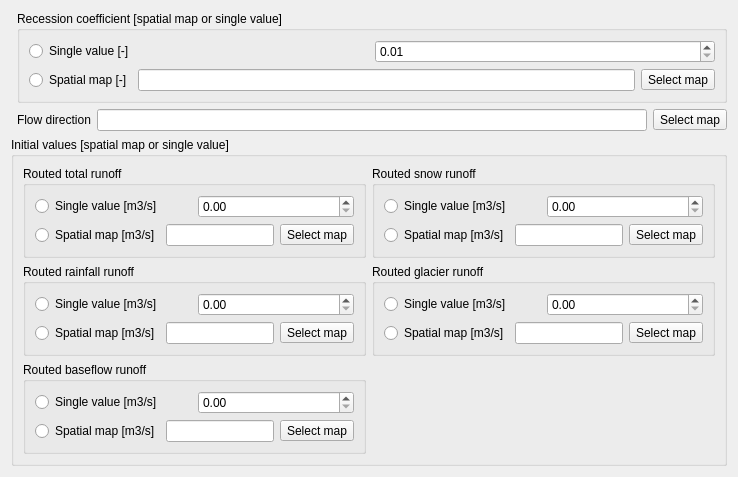
     <widget class="QWidget" name="routingTab">
      <attribute name="title">
       <string>Routing</string>
      </attribute>
      <layout class="QGridLayout" name="gridLayout_8">
       <item row="2" column="0" colspan="2">
        <widget class="QGroupBox" name="groupBox_28">
         <property name="title">
          <string>Initial values [spatial map or single value]</string>
         </property>
         <layout class="QGridLayout" name="gridLayout_9">
          <item row="0" column="0">
           <widget class="QGroupBox" name="groupBox_29">
            <property name="title">
             <string>Routed total runoff</string>
            </property>
            <layout class="QVBoxLayout" name="verticalLayout_23">
             <item>
              <layout class="QHBoxLayout" name="horizontalLayout_93">
               <item>
                <widget class="QRadioButton" name="qraInitSingleRadioButton">
                 <property name="text">
                  <string>Single value [m3/s]</string>
                 </property>
                </widget>
               </item>
               <item>
                <widget class="QDoubleSpinBox" name="qraInitDoubleSpinBox">
                 <property name="maximum">
                  <double>1000000000.000000000000000</double>
                 </property>
                 <property name="singleStep">
                  <double>10.000000000000000</double>
                 </property>
                </widget>
               </item>
              </layout>
             </item>
             <item>
              <layout class="QHBoxLayout" name="horizontalLayout_94">
               <item>
                <widget class="QRadioButton" name="qraInitMapRadioButton">
                 <property name="text">
                  <string>Spatial map [m3/s]</string>
                 </property>
                </widget>
               </item>
               <item>
                <widget class="QLineEdit" name="qraInitLineEdit">
                 <property name="readOnly">
                  <bool>true</bool>
                 </property>
                </widget>
               </item>
               <item>
                <widget class="QToolButton" name="selectQraInitMapButton">
                 <property name="text">
                  <string>Select map</string>
                 </property>
                </widget>
               </item>
              </layout>
             </item>
            </layout>
           </widget>
          </item>
          <item row="0" column="1">
           <widget class="QGroupBox" name="groupBox_31">
            <property name="title">
             <string>Routed snow runoff</string>
            </property>
            <layout class="QVBoxLayout" name="verticalLayout_24">
             <item>
              <layout class="QHBoxLayout" name="horizontalLayout_95">
               <item>
                <widget class="QRadioButton" name="snowRaInitSingleRadioButton">
                 <property name="text">
                  <string>Single value [m3/s]</string>
                 </property>
                </widget>
               </item>
               <item>
                <widget class="QDoubleSpinBox" name="snowRaInitDoubleSpinBox">
                 <property name="maximum">
                  <double>1000000000.000000000000000</double>
                 </property>
                 <property name="singleStep">
                  <double>10.000000000000000</double>
                 </property>
                </widget>
               </item>
              </layout>
             </item>
             <item>
              <layout class="QHBoxLayout" name="horizontalLayout_96">
               <item>
                <widget class="QRadioButton" name="snowRaInitMapRadioButton">
                 <property name="text">
                  <string>Spatial map [m3/s]</string>
                 </property>
                </widget>
               </item>
               <item>
                <widget class="QLineEdit" name="snowRaInitLineEdit">
                 <property name="readOnly">
                  <bool>true</bool>
                 </property>
                </widget>
               </item>
               <item>
                <widget class="QToolButton" name="selectSnowRaInitMapButton">
                 <property name="text">
                  <string>Select map</string>
                 </property>
                </widget>
               </item>
              </layout>
             </item>
            </layout>
           </widget>
          </item>
          <item row="1" column="0">
           <widget class="QGroupBox" name="groupBox_30">
            <property name="title">
             <string>Routed rainfall runoff</string>
            </property>
            <layout class="QVBoxLayout" name="verticalLayout_25">
             <item>
              <layout class="QHBoxLayout" name="horizontalLayout_97">
               <item>
                <widget class="QRadioButton" name="rainRaInitSingleRadioButton">
                 <property name="text">
                  <string>Single value [m3/s]</string>
                 </property>
                </widget>
               </item>
               <item>
                <widget class="QDoubleSpinBox" name="rainRaInitDoubleSpinBox">
                 <property name="maximum">
                  <double>1000000000.000000000000000</double>
                 </property>
                 <property name="singleStep">
                  <double>10.000000000000000</double>
                 </property>
                </widget>
               </item>
              </layout>
             </item>
             <item>
              <layout class="QHBoxLayout" name="horizontalLayout_98">
               <item>
                <widget class="QRadioButton" name="rainRaInitMapRadioButton">
                 <property name="text">
                  <string>Spatial map [m3/s]</string>
                 </property>
                </widget>
               </item>
               <item>
                <widget class="QLineEdit" name="rainRaInitLineEdit">
                 <property name="readOnly">
                  <bool>true</bool>
                 </property>
                </widget>
               </item>
               <item>
                <widget class="QToolButton" name="selectRainRaInitMapButton">
                 <property name="text">
                  <string>Select map</string>
                 </property>
                </widget>
               </item>
              </layout>
             </item>
            </layout>
           </widget>
          </item>
          <item row="1" column="1">
           <widget class="QGroupBox" name="groupBox_32">
            <property name="title">
             <string>Routed glacier runoff</string>
            </property>
            <layout class="QVBoxLayout" name="verticalLayout_26">
             <item>
              <layout class="QHBoxLayout" name="horizontalLayout_99">
               <item>
                <widget class="QRadioButton" name="glacRaInitSingleRadioButton">
                 <property name="text">
                  <string>Single value [m3/s]</string>
                 </property>
                </widget>
               </item>
               <item>
                <widget class="QDoubleSpinBox" name="glacRaInitDoubleSpinBox">
                 <property name="maximum">
                  <double>1000000000.000000000000000</double>
                 </property>
                 <property name="singleStep">
                  <double>10.000000000000000</double>
                 </property>
                </widget>
               </item>
              </layout>
             </item>
             <item>
              <layout class="QHBoxLayout" name="horizontalLayout_100">
               <item>
                <widget class="QRadioButton" name="glacRaInitMapRadioButton">
                 <property name="text">
                  <string>Spatial map [m3/s]</string>
                 </property>
                </widget>
               </item>
               <item>
                <widget class="QLineEdit" name="glacRaInitLineEdit">
                 <property name="readOnly">
                  <bool>true</bool>
                 </property>
                </widget>
               </item>
               <item>
                <widget class="QToolButton" name="selectGlacRaInitMapButton">
                 <property name="text">
                  <string>Select map</string>
                 </property>
                </widget>
               </item>
              </layout>
             </item>
            </layout>
           </widget>
          </item>
          <item row="2" column="0">
           <widget class="QGroupBox" name="groupBox_33">
            <property name="title">
             <string>Routed baseflow runoff</string>
            </property>
            <layout class="QVBoxLayout" name="verticalLayout_27">
             <item>
              <layout class="QHBoxLayout" name="horizontalLayout_101">
               <item>
                <widget class="QRadioButton" name="basRaInitSingleRadioButton">
                 <property name="text">
                  <string>Single value [m3/s]</string>
                 </property>
                </widget>
               </item>
               <item>
                <widget class="QDoubleSpinBox" name="basRaInitDoubleSpinBox">
                 <property name="maximum">
                  <double>1000000000.000000000000000</double>
                 </property>
                 <property name="singleStep">
                  <double>10.000000000000000</double>
                 </property>
                </widget>
               </item>
              </layout>
             </item>
             <item>
              <layout class="QHBoxLayout" name="horizontalLayout_102">
               <item>
                <widget class="QRadioButton" name="basRaInitMapRadioButton">
                 <property name="text">
                  <string>Spatial map [m3/s]</string>
                 </property>
                </widget>
               </item>
               <item>
                <widget class="QLineEdit" name="basRaInitLineEdit">
                 <property name="readOnly">
                  <bool>true</bool>
                 </property>
                </widget>
               </item>
               <item>
                <widget class="QToolButton" name="selectBasRaInitMapButton">
                 <property name="text">
                  <string>Select map</string>
                 </property>
                </widget>
               </item>
              </layout>
             </item>
            </layout>
           </widget>
          </item>
         </layout>
        </widget>
       </item>
       <item row="0" column="1">
        <widget class="QGroupBox" name="groupBox_27">
         <property name="title">
          <string>Recession coefficient [spatial map or single value]</string>
         </property>
         <layout class="QVBoxLayout" name="verticalLayout_22">
          <item>
           <layout class="QHBoxLayout" name="horizontalLayout_91">
            <item>
             <widget class="QRadioButton" name="kxSingleRadioButton">
              <property name="text">
               <string>Single value [-]</string>
              </property>
             </widget>
            </item>
            <item>
             <widget class="QDoubleSpinBox" name="kxDoubleSpinBox">
              <property name="minimum">
               <double>0.010000000000000</double>
              </property>
              <property name="maximum">
               <double>0.990000000000000</double>
              </property>
              <property name="singleStep">
               <double>0.050000000000000</double>
              </property>
             </widget>
            </item>
           </layout>
          </item>
          <item>
           <layout class="QHBoxLayout" name="horizontalLayout_92">
            <item>
             <widget class="QRadioButton" name="kxMapRadioButton">
              <property name="text">
               <string>Spatial map [-]</string>
              </property>
             </widget>
            </item>
            <item>
             <widget class="QLineEdit" name="kxLineEdit">
              <property name="readOnly">
               <bool>true</bool>
              </property>
             </widget>
            </item>
            <item>
             <widget class="QToolButton" name="selectKxMapButton">
              <property name="text">
               <string>Select map</string>
              </property>
             </widget>
            </item>
           </layout>
          </item>
         </layout>
        </widget>
       </item>
       <item row="1" column="1">
        <layout class="QHBoxLayout" name="horizontalLayout_90">
         <item>
          <widget class="QLabel" name="flowDirMapLabel">
           <property name="text">
            <string>Flow direction</string>
           </property>
          </widget>
         </item>
         <item>
          <widget class="QLineEdit" name="flowDirLineEdit">
           <property name="readOnly">
            <bool>true</bool>
           </property>
          </widget>
         </item>
         <item>
          <widget class="QToolButton" name="selecFlowDirMapButton">
           <property name="text">
            <string>Select map</string>
           </property>
          </widget>
         </item>
        </layout>
       </item>
      </layout>
     </widget>
